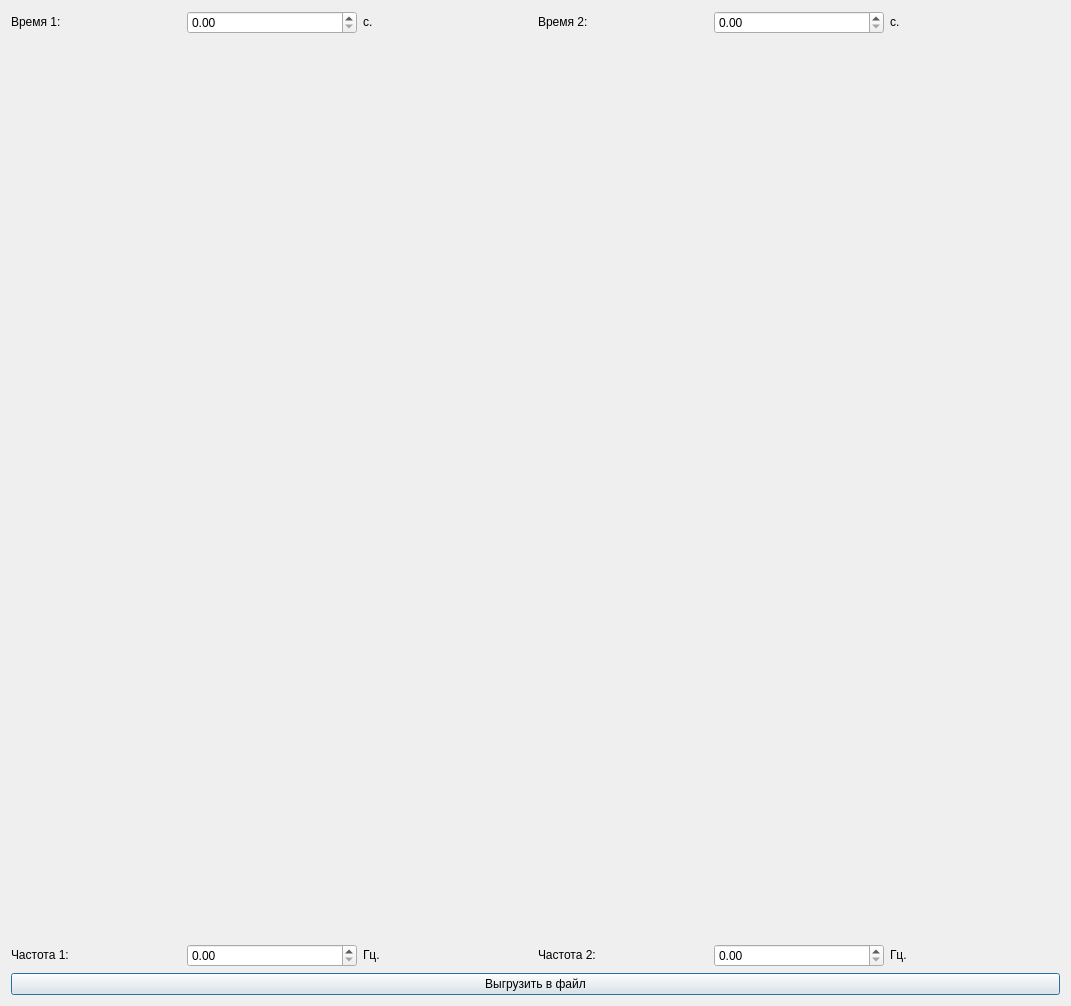
<?xml version="1.0" encoding="UTF-8"?>
<ui version="4.0">
 <class>FFTWindow</class>
 <widget class="QDialog" name="FFTWindow">
  <property name="geometry">
   <rect>
    <x>0</x>
    <y>0</y>
    <width>1071</width>
    <height>1006</height>
   </rect>
  </property>
  <property name="windowTitle">
   <string>Dialog</string>
  </property>
  <layout class="QVBoxLayout" name="verticalLayout">
   <item>
    <layout class="QHBoxLayout" name="horizontalLayout">
     <item>
      <widget class="QLabel" name="label">
       <property name="maximumSize">
        <size>
         <width>16777215</width>
         <height>20</height>
        </size>
       </property>
       <property name="text">
        <string>Время 1:</string>
       </property>
      </widget>
     </item>
     <item>
      <widget class="QDoubleSpinBox" name="doubleSpinBox"/>
     </item>
     <item>
      <widget class="QLabel" name="label_3">
       <property name="maximumSize">
        <size>
         <width>16777215</width>
         <height>20</height>
        </size>
       </property>
       <property name="text">
        <string>с.</string>
       </property>
      </widget>
     </item>
     <item>
      <widget class="QLabel" name="label_2">
       <property name="maximumSize">
        <size>
         <width>16777215</width>
         <height>20</height>
        </size>
       </property>
       <property name="text">
        <string>Время 2:</string>
       </property>
      </widget>
     </item>
     <item>
      <widget class="QDoubleSpinBox" name="doubleSpinBox_2"/>
     </item>
     <item>
      <widget class="QLabel" name="label_4">
       <property name="maximumSize">
        <size>
         <width>16777215</width>
         <height>20</height>
        </size>
       </property>
       <property name="text">
        <string>с.</string>
       </property>
      </widget>
     </item>
    </layout>
   </item>
   <item>
    <widget class="QwtPlot" name="qwtPlot"/>
   </item>
   <item>
    <widget class="QwtPlot" name="qwtPlot_2"/>
   </item>
   <item>
    <layout class="QHBoxLayout" name="horizontalLayout_2">
     <item>
      <widget class="QLabel" name="label_5">
       <property name="maximumSize">
        <size>
         <width>16777215</width>
         <height>20</height>
        </size>
       </property>
       <property name="text">
        <string>Частота 1:</string>
       </property>
      </widget>
     </item>
     <item>
      <widget class="QDoubleSpinBox" name="doubleSpinBox_3"/>
     </item>
     <item>
      <widget class="QLabel" name="label_6">
       <property name="maximumSize">
        <size>
         <width>16777215</width>
         <height>20</height>
        </size>
       </property>
       <property name="text">
        <string>Гц.</string>
       </property>
      </widget>
     </item>
     <item>
      <widget class="QLabel" name="label_7">
       <property name="maximumSize">
        <size>
         <width>16777215</width>
         <height>20</height>
        </size>
       </property>
       <property name="text">
        <string>Частота 2:</string>
       </property>
      </widget>
     </item>
     <item>
      <widget class="QDoubleSpinBox" name="doubleSpinBox_4"/>
     </item>
     <item>
      <widget class="QLabel" name="label_8">
       <property name="maximumSize">
        <size>
         <width>16777215</width>
         <height>20</height>
        </size>
       </property>
       <property name="text">
        <string>Гц.</string>
       </property>
      </widget>
     </item>
    </layout>
   </item>
   <item>
    <widget class="QPushButton" name="pushButton">
     <property name="text">
      <string>Выгрузить в файл</string>
     </property>
    </widget>
   </item>
  </layout>
 </widget>
 <customwidgets>
  <customwidget>
   <class>QwtPlot</class>
   <extends>QFrame</extends>
   <header>qwt_plot.h</header>
  </customwidget>
 </customwidgets>
 <resources/>
 <connections/>
</ui>
